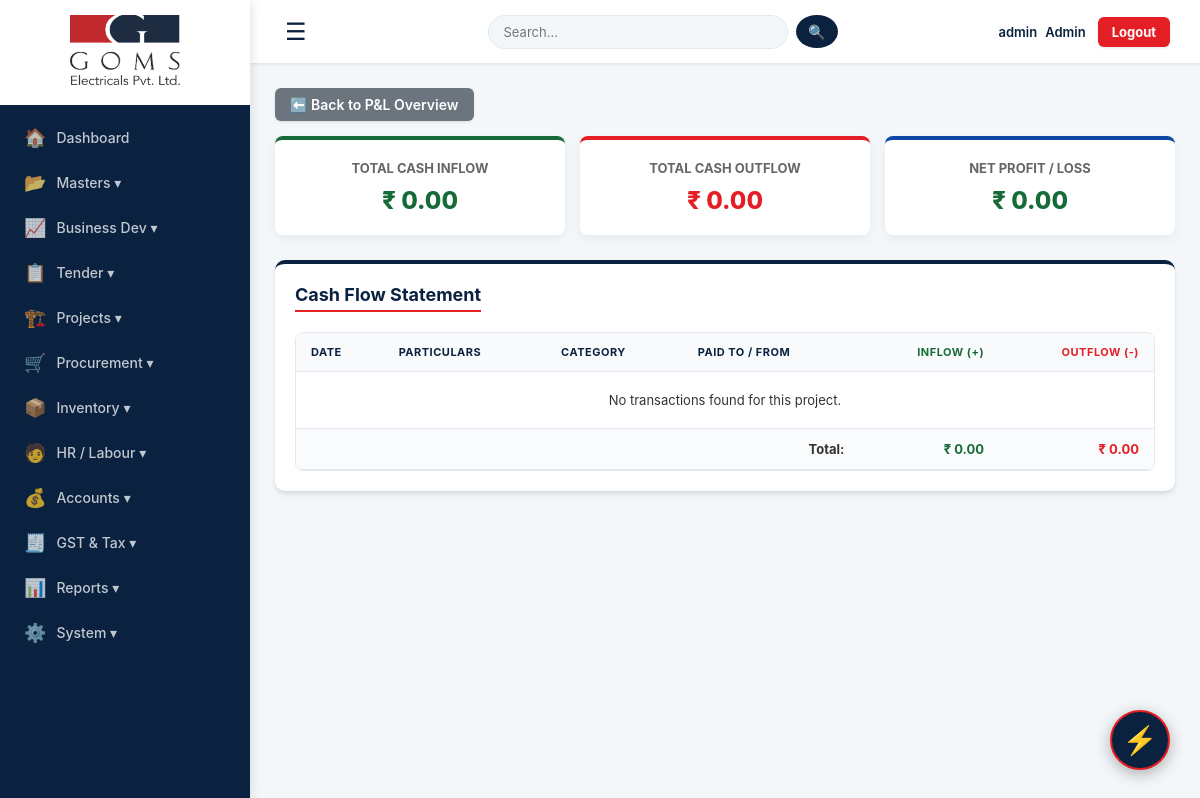
Page /project_pnl/APEX (signed in) on the earlier database version.
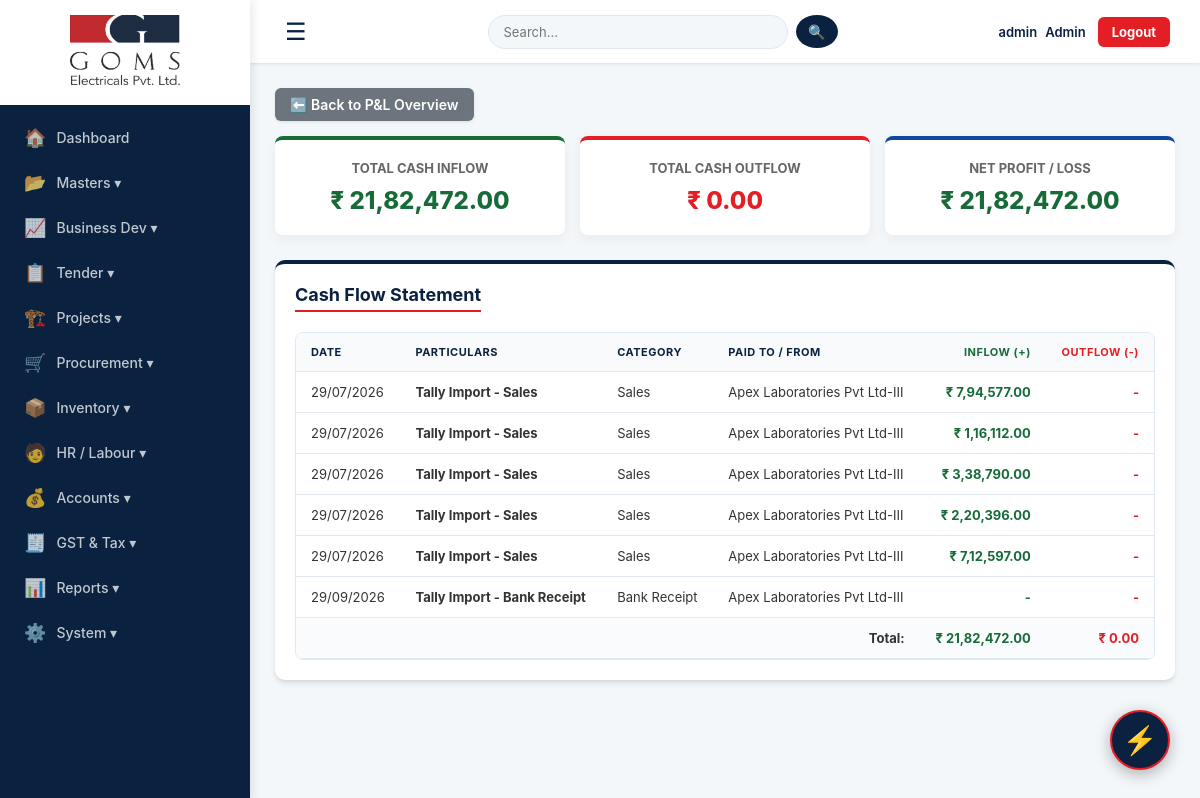
Same page on the later database version.
### tables this page shows
CREATE TABLE accounts (id INTEGER PRIMARY KEY AUTOINCREMENT, transaction_date TEXT, description TEXT NOT NULL, amount REAL DEFAULT 0, transaction_type TEXT NOT NULL, project_name TEXT, paid_name TEXT, category TEXT, bill_no TEXT);

### app.py (the view)
@app.route("/project_pnl/<project_name>")
def project_pnl_detail(project_name):
    if not session.get("username"): return redirect(url_for("login"))
    conn = get_db(); p = conn.execute("SELECT * FROM projects WHERE project_name=?", (project_name,)).fetchone()
    tx = conn.execute("SELECT * FROM accounts WHERE project_name=? AND transaction_type != 'Credit Note' ORDER BY transaction_date ASC, id ASC", (project_name,)).fetchall()
    conn.close()
    ti = sum(t['amount'] for t in tx if t['transaction_type'] in ('Income', 'Debit Note'))
    te = sum(t['amount'] for t in tx if t['transaction_type'] == 'Expense')
    net_profit = ti - te
    return render_template("project_pnl_detail.html", project=p, transactions=tx, total_inflow=ti, total_outflow=te, net_profit=net_profit)

### app.py (called while the page is built, shortened)
@app.context_processor
def inject_permissions():
    role = session.get('role', 'Admin')
    return dict(is_admin_or_gm = role in ['Admin', 'GM'])

@app.after_request
def add_header(response):
    response.headers["Cache-Control"] = "no-cache, no-store, must-revalidate, public, max-age=0"
    response.headers["Pragma"] = "no-cache"
    response.headers["Expires"] = "0"
    return response

@app.template_filter('dateformat')
def dateformat(value, format='%d/%m/%Y'):
    if not value: return "-"
    try: return datetime.strptime(value, '%Y-%m-%d').strftime(format)
    except: return value

def get_db():
    conn = sqlite3.connect(DATABASE, timeout=20)
    conn.row_factory = sqlite3.Row
    return conn

@app.before_request
def restrict_access():
    if not session.get("username"): return
    role = session.get("role", "Admin")
    if role == "Admin": return # Admin-க்கு எல்லா அனுமதியும் உண்டு

### templates/project_pnl_detail.html (shortened to what this page needs)
{% extends "base.html" %}
{% block content %}
<div style="margin-bottom: 15px;">
    <a href="{{ url_for('accounts') }}" class="btn" style="background: #6c757d; padding: 8px 15px;">⬅️ Back to P&L Overview</a>
</div>
<div class="summary-cards">
    <div class="summary-card card-income">
        <h4>Total Cash Inflow</h4>
        <h2>₹ {{ total_inflow | inr }}</h2>
    </div>
    <div class="summary-card card-expense">
        <h4>Total Cash Outflow</h4>
        <h2>₹ {{ total_outflow | inr }}</h2>
    </div>
    <div class="summary-card card-profit">
        <h4>Net Profit / Loss</h4>
        <h2 style="color: {% if net_profit >= 0 %}#176b38{% else %}#e31e24{% endif %};">
            ₹ {{ net_profit | inr }}
        </h2>
    </div>
</div>
<div class="card">
    <h3 style="color: var(--primary-blue); border-bottom: 2px solid var(--accent-red); display: inline-block; padding-bottom: 5px; margin-bottom: 20px;">Cash Flow Statement</h3>
    <div class="table-wrap">
        <table>
            <thead>
                <tr style="background: #f1f5f9;">
                    <th>Date</th>
                    <th>Particulars</th>
                    <th>Category</th>
                    <th>Paid To / From</th>
                    <th style="color: #176b38; text-align: right;">Inflow (+)</th>
                    <th style="color: #e31e24; text-align: right;">Outflow (-)</th>
                </tr>
            </thead>
            <tbody>
                {% for t in transactions %}
                <tr>
                    <td>{{ t['transaction_date'] | dateformat }}</td>
                    <td><strong>{{ t['description'] }}</strong></td>
                    <td>{{ t['category'] or '-' }}</td>
                    <td>{{ t['paid_name'] or '-' }}</td>
                    <td style="text-align: right; color: #176b38; font-weight: bold;">
                        {% if t['transaction_type'] in ('Income', 'Debit Note') %}
                            ₹ {{ t['amount'] | inr }}
                        {% else %}
                            -
                        {% endif %}
                    </td>
                    <td style="text-align: right; color: #e31e24; font-weight: bold;">
                        {% if t['transaction_type'] == 'Expense' %}
                            ₹ {{ t['amount'] | inr }}
                        {% else %}
                            -
                        {% endif %}
                    </td>
                </tr>
                {% else %}
                <tr><td colspan="6" style="text-align: center; padding: 20px;">No transactions found for this project.</td></tr>
                {% endfor %}
            </tbody>
            <tfoot>
                <tr style="background: #f9fbfc; font-weight: bold;">
                    <td colspan="4" style="text-align: right;">Total:</td>
                    <td style="text-align: right; color: #176b38;">₹ {{ total_inflow | inr }}</td>
                    <td style="text-align: right; color: #e31e24;">₹ {{ total_outflow | inr }}</td>
                </tr>
            </tfoot>
        </table>
    </div>
</div>
{% endblock %}

Differences in the rows shown:
now on this page (row edited): accounts: transaction_date "29/07/2026", description "Tally Import - Sales", category "Sales", paid_name "Apex Laboratories Pvt Ltd-III", amount|inr "7,94,577.00"
now on this page (row edited): accounts: transaction_date "29/07/2026", description "Tally Import - Sales", category "Sales", paid_name "Apex Laboratories Pvt Ltd-III", amount|inr "1,16,112.00"
now on this page (row edited): accounts: transaction_date "29/07/2026", description "Tally Import - Sales", category "Sales", paid_name "Apex Laboratories Pvt Ltd-III", amount|inr "3,38,790.00"
now on this page (row edited): accounts: transaction_date "29/07/2026", description "Tally Import - Sales", category "Sales", paid_name "Apex Laboratories Pvt Ltd-III", amount|inr "2,20,396.00"
now on this page (row edited): accounts: transaction_date "29/07/2026", description "Tally Import - Sales", category "Sales", paid_name "Apex Laboratories Pvt Ltd-III", amount|inr "7,12,597.00"
now on this page (row edited): accounts: transaction_date "29/09/2026", description "Tally Import - Bank Receipt", category "Bank Receipt", paid_name "Apex Laboratories Pvt Ltd-III"
Other differences:
{{ total_inflow | inr }}: "0.00" → "21,82,472.00"
{{ net_profit | inr }}: "0.00" → "21,82,472.00"
text no longer shown: "No transactions found for this project."
